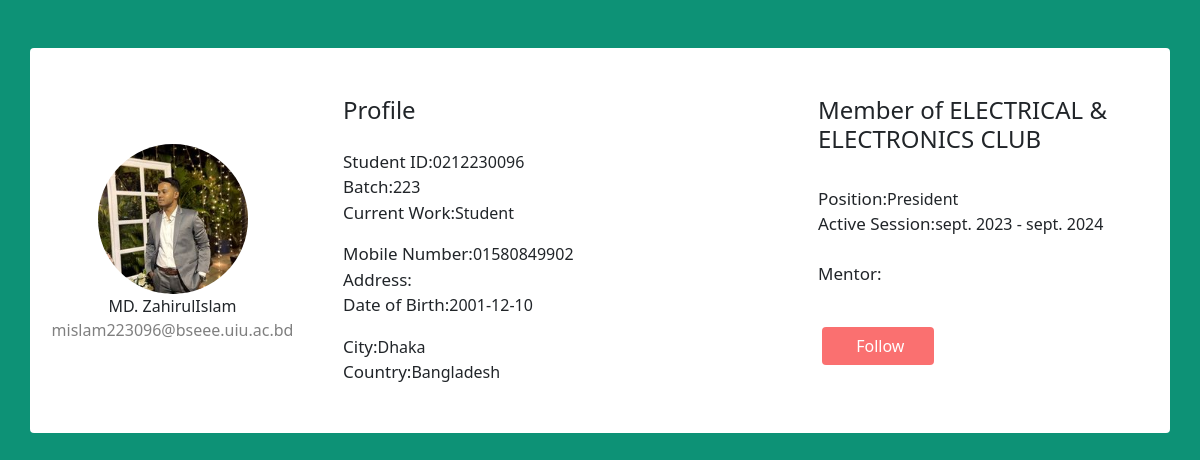
Screenshot of /user.php?id=0212230096 (signed in) with the database file from the repository.
### tables this page shows
CREATE TABLE `person` (
  `id` varchar(20) NOT NULL,
  `name` varchar(100) DEFAULT NULL,
  `email` varchar(100) DEFAULT NULL,
  `address` varchar(100) DEFAULT NULL,
  `phone` varchar(20) DEFAULT NULL,
  `current_work` varchar(50) DEFAULT NULL,
  `dob` date DEFAULT NULL,
  `city` int(11) DEFAULT NULL,
  `country` int(11) DEFAULT NULL,
  `batch` int(11) DEFAULT NULL,
  `passwd` varchar(50) DEFAULT NULL
);

CREATE TABLE `city` (
  `id` int(11) NOT NULL,
  `name` varchar(50) DEFAULT NULL
);

CREATE TABLE `country` (
  `id` int(11) NOT NULL,
  `name` varchar(50) DEFAULT NULL
);

CREATE TABLE `club` (
  `id` int(11) NOT NULL,
  `name` varchar(100) DEFAULT NULL,
  `room` varchar(50) DEFAULT NULL,
  `description` varchar(500) DEFAULT NULL
);

CREATE TABLE `club_position` (
  `id` int(11) NOT NULL,
  `name` varchar(50) DEFAULT NULL
);

CREATE TABLE `session` (
  `id` int(11) NOT NULL,
  `name` varchar(50) DEFAULT NULL
);

### user.php (the view, shortened to what this page needs)
<?php
$connect = mysqli_connect(HOST, USER, PASS, DB) or die("Can not connect");
if (isset($_GET['id'])  && !empty($_SESSION['user_id'])) {
    $id = $_GET['id'];
    $profile_picture = $id . '.jpg';
    $results = mysqli_query($connect, "SELECT * FROM person WHERE id = '$id'")
        or die("Can not execute query");
    while ($rows = mysqli_fetch_array($results)) {
        extract($rows);
    }
    $city_result = mysqli_query($connect, "SELECT name FROM `city` WHERE id = '$city'")
    or die("Can not execute query");
    $city_name = "";
    if ($row = mysqli_fetch_assoc($city_result)) {
        $city_name = $row['name'];
    }
    $country_result = mysqli_query($connect, "SELECT name FROM `country` WHERE id = '$country'")
    or die("Can not execute query");
    $country_name = "";
    if ($row = mysqli_fetch_assoc($country_result)) {
        $country_name = $row['name'];
    }
    $club_position_query = mysqli_query($connect, "SELECT club_position.name FROM members_info LEFT JOIN club_position ON members_info.club_position = club_position.id WHERE members_info.person_id = '$id'")
    or die("Can not execute club position query");
    $club_position = "";
    if ($row = mysqli_fetch_assoc($club_position_query)) {
        $club_position = $row['name'];
    }
    $club_name_query = mysqli_query($connect, "SELECT name FROM club WHERE club.id = (SELECT members_info.club FROM members_info WHERE person_id = '$id')")
    or die("Can not execute club position query");
    $club_name = "";
    if ($row = mysqli_fetch_assoc($club_name_query)) {
        $club_name = $row['name'];
    }
    $session_query = mysqli_query($connect, "SELECT session.name FROM members_info left JOIN session on members_info.sessions = session.id WHERE members_info.person_id = '$id'")
    or die("Can not execute club position query");
    $session_name = "";
    if ($row = mysqli_fetch_assoc($session_query)) {
        $session_name = $row['name'];
    }
    $mentor_name = "";
    $friend_id = $id;
    $person_id = $_SESSION['user_id'];
    $friend_query = mysqli_query($connect, "SELECT count(*) FROM friend WHERE person_id = '$person_id' AND friend_id = '$friend_id'");
    $friend_count = mysqli_fetch_array($friend_query)[0];
} else {
    echo "ID parameter is missing!";
    header("Location: index.html");
}
?>
<!DOCTYPE html>
<html lang="en">
<head>
    <link rel="stylesheet" href="./assets/style.css">
    <link href="https://cdn.jsdelivr.net/npm/bootstrap@5.0.0-alpha1/dist/css/bootstrap.min.css" rel="stylesheet">
</head>
<body>
    <div class="container rounded bg-white mt-5 mb-5">
    <div class="row">
        <div class="col-md-3 border-right">
            <div class="d-flex flex-column align-items-center text-center p-3 py-5">
                <img class="rounded-circle mt-5" width="150px" src="uploads/<?php echo $profile_picture; ?>">
                <span class="font-weight-bold"><?php echo $name; ?></span>
                <span class="text-black-50"><?php echo $email; ?></span>
            </div>
        </div>
        <div class="col-md-5 border-right">
            <div class="p-3 py-5">
                <div class="d-flex justify-content-between align-items-center mb-3">
                    <h4 class="text-right">Profile</h4>
                </div>
                <div class="row mt-2">
                    <div class="col-md-6"><label class="labels">Student ID: </label><?php echo $id; ?></div>
                    <div class="col-md-12"><label class="labels">Batch: </label><?php echo $batch; ?></div>
                    <div class="col-md-12"><label class="labels">Current Work: </label><?php echo $current_work; ?></div>
                </div>
                <div class="row mt-3">
                    <div class="col-md-12"><label class="labels">Mobile Number: </label><?php echo $phone; ?></div>
                    <div class="col-md-12"><label class="labels">Address: </label><?php echo $address; ?></div>
                    <div class="col-md-12"><label class="labels">Date of Birth: </label><?php echo $dob; ?></div>
                </div>
                <div class="row mt-3">
                    <div class="col-md-12"><label class="labels">City: </label><?php echo $city_name; ?></div>
                    <div class="col-md-12"><label class="labels">Country: </label><?php echo $country_name; ?></div>
                </div>
            </div>
        </div>
        <div class="col-md-4">
            <div class="p-3 py-5">
                <div class="d-flex justify-content-between align-items-center experience">
                    <span>
                        <h4 class="text-right"><?php echo "Member of $club_name";?></h4>
                    </span>
                </div><br>
                <?php if (!empty($club_position) && !empty($session_name)): ?>
                    <div class="col-md-12"><label class="labels">Position: </label><?php echo $club_position; ?></div>
                    <div class="col-md-12"><label class="labels">Active Session: </label><?php echo $session_name; ?></div> <br>
                    <div class="col-md-12"><label class="labels">Mentor: </label><?php echo $mentor_name; ?></div>
                    <?php else: ?>
                        <div class="col-md-12"><label class="labels">You are not a member. </label> <a href="join_club.php?id=<?php echo $id; ?>"> Join a Club!</a></div>
                    <?php endif; ?>
            </div>
            <?php if ($friend_count < 1): ?>
            <span>
                <a href="add_friend.php"  class="light-red-btn">
                    <i class="fa fa-plus"></i>&nbsp;Follow
                </a>
            </span>
            <?php endif; ?>
        </div>
    </div>
</div>
</body>
</html>

### assets/style.css (style rules this page uses)
body { background: rgb(99, 39, 120); font-size: large; }
.labels { font-size: 17px }

### user.php (style rules this page uses)
body { background-color: #0D9276; }
.light-red-btn { background-color: #FA7070; color: #fff; padding: 8px 30px; border-radius: 4px; text-decoration: none; margin-left: 20px; }

### rows the page displays
person: name "MD. ZahirulIslam", email "mislam223096@bseee.uiu.ac.bd", id "0212230096", batch "223", current_work "Student", phone "01580849902", dob "2001-12-10"
city: name "Dhaka"
country: name "Bangladesh"
club: name "ELECTRICAL & ELECTRONICS CLUB"
club_position: name "President"
session: name "sept. 2023 - sept. 2024"
